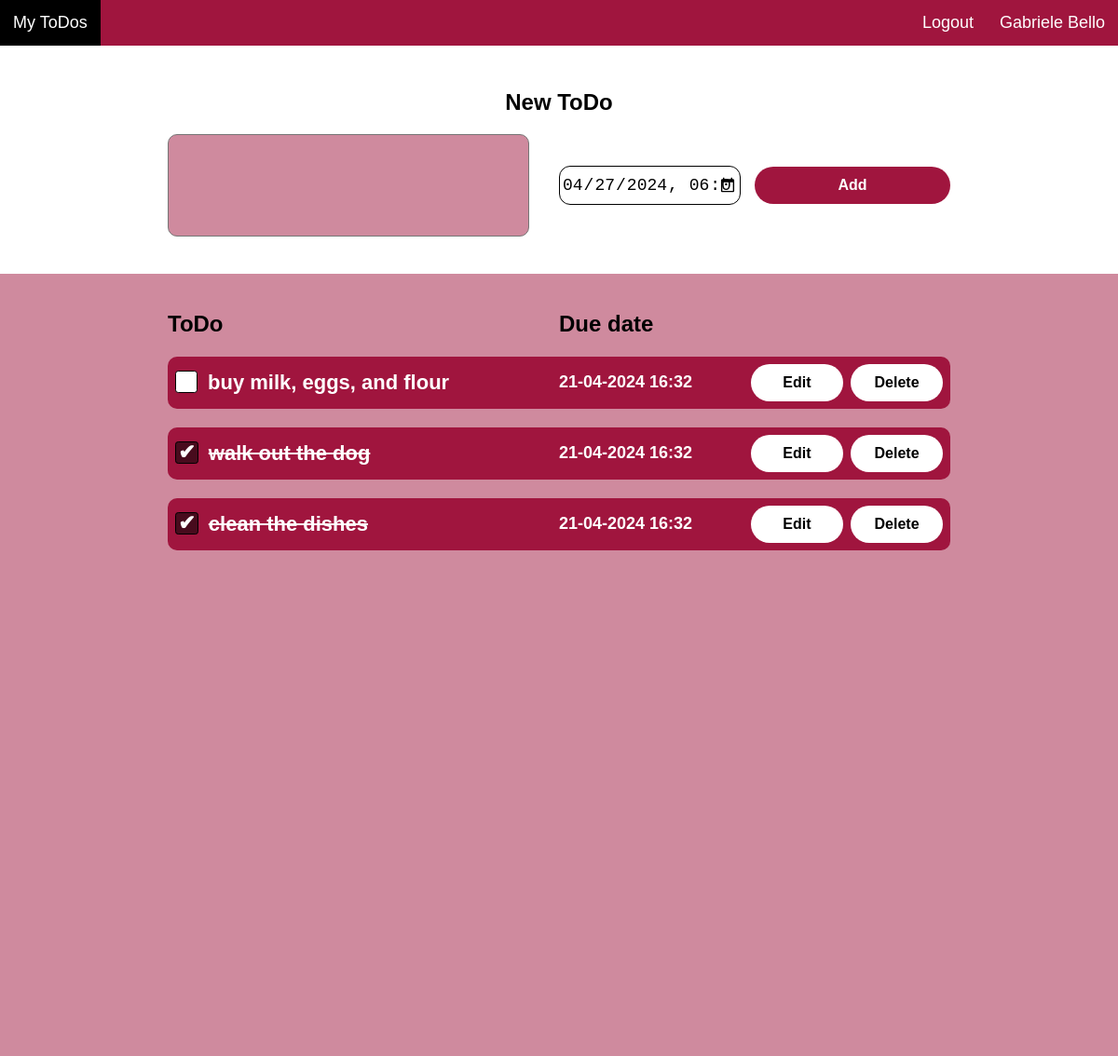
/ (signed in), run on an earlier commit of the app's database.
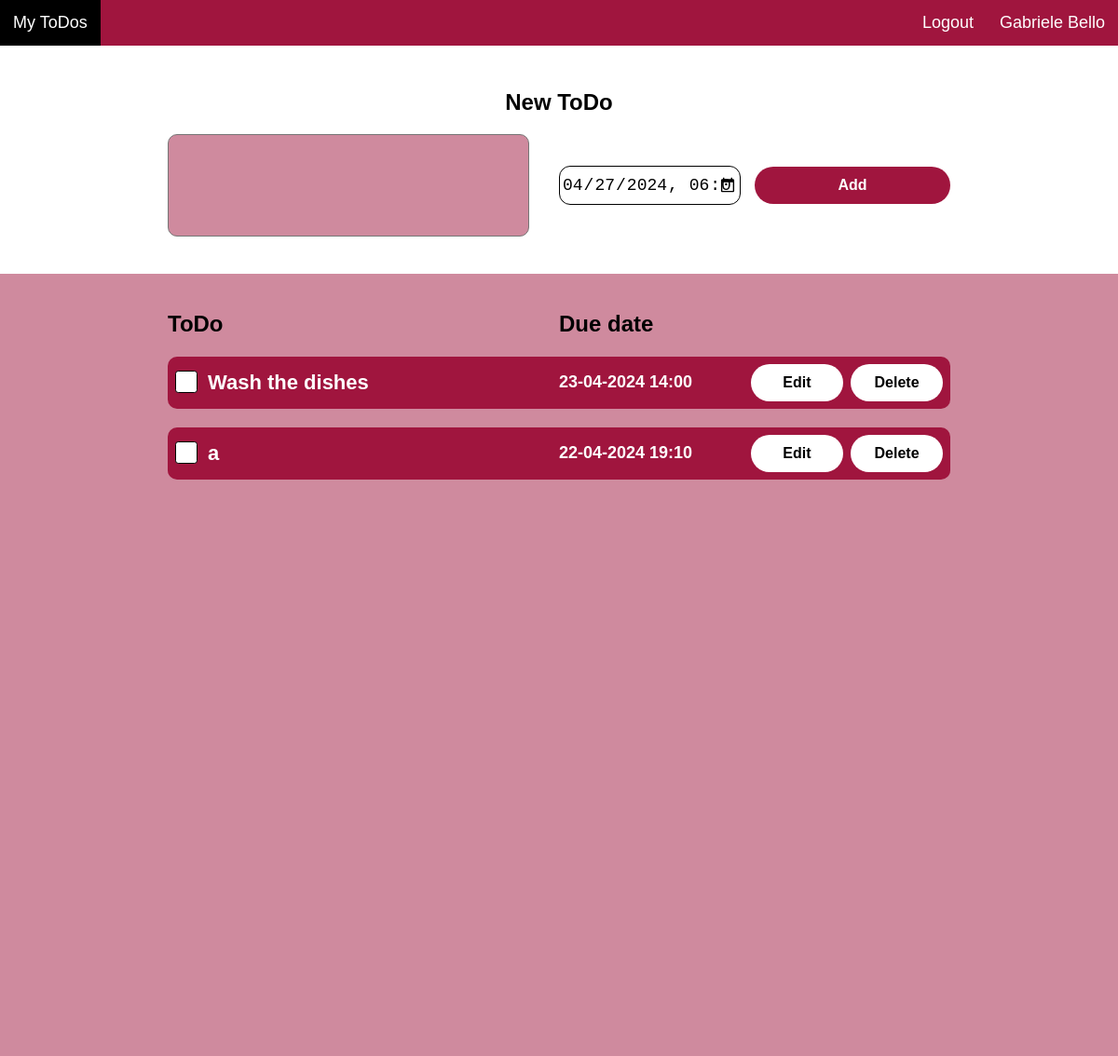
And on a later commit of the database.
### app/models.py (models this page shows)
class ToDo(db.Model):
  id = db.Column(db.Integer, primary_key=True)
  text = db.Column(db.String(10000))
  status = db.Column(db.Boolean)
  date = db.Column(db.DateTime(timezone=True), default=func.now())
  user_id = db.Column(db.Integer, db.ForeignKey("user.id"))

### app/views.py (the view)
@views.route("/", methods=["GET", "POST"])
@login_required
def dashboard():
  now = datetime.now()
  now = now.strftime("%Y-%m-%dT%H:%M")
  if request.method == "POST":
    todo = request.form.get("todo")
    date = datetime.strptime(request.form.get("date"), '%Y-%m-%dT%H:%M')
    print(date)
    if len(todo) < 1:
      flash("Insert text.", category="error")
    else:
      new_todo = ToDo(text=todo, date=date, user_id=current_user.id, status=False)
      db.session.add(new_todo)
      db.session.commit()
      flash("ToDo created!", category="success")
    return render_template("dashboard.html", user=current_user, now=now)
  elif request.method == "GET":
    return render_template("dashboard.html", user=current_user, now=now)

### app/views.py (called while the page is built)
@views.context_processor
def my_utility_processor():
  def convert_date(date):
    return date.strftime("%d-%m-%Y %H:%M")
  return dict(convert_date=convert_date)

### main.py (called while the page is built)
@login_manager.user_loader
def load_user(id):
  return User.query.get(int(id))

### templates/dashboard.html (shortened to what this page needs)
{% extends "layout.html" %}
{% block main %}
<div class="todo-form-div">
  <h1>New ToDo</h1>
  <form method="post" action="/" class="todo-form">
    <textarea name="todo" class="todo-textarea"></textarea>
    <input class="todo-date" type="datetime-local" name="date" value="{{now}}" min="{{now}}">
    <button type="submit" class="main-button">Add</button>
  </form>
</div>
<div class="bottom-div">
  <div class="todos-header"><div>ToDo</div><div>Due date</div></div>
  <ul class="todos-list">
    {% for todo in user.todos %}
      <li class="todos-list-{{ todo.id }}">
        {% if todo.status == true %}
        <div class="checkbox-container checkbox-container-{{ todo.id }}">
          <label for="checkbox{{ todo.id }}"><span class="todo-text-{{ todo.id }}">{{ todo.text }}</span></label>
        </div>
        {% else %}
        <div class="checkbox-container checkbox-container-{{ todo.id }}">
          <label for="checkbox{{ todo.id }}"><span class="todo-text-{{ todo.id }}">{{ todo.text }}</span></label>
        </div>
        {% endif %}
        <div class="date-text date-text-{{todo.id}}">{{convert_date(todo.date)}}</div>
        <button data-id="{{ todo.id }}" id="editButton" class="edit-button edit-button-{{ todo.id }} sec-button">Edit</button>
        <button class="sec-button delete-button-{{ todo.id }}" data-id="{{ todo.id }}" id="deleteButton">Delete</button>
      </li>
    {% endfor %}
  </ul>
</div>
{% endblock %}

What changed in the data, as far as the page shows it:
removed ToDo: text "buy milk, eggs, and flour", date "21-04-2024 16:32"
removed ToDo: text "clean the dishes", date "21-04-2024 16:32"
added ToDo: text "Wash the dishes", date "23-04-2024 14:00"
changed ToDo (number 2 of 2 on the later page): status True → False (drawn); date "21-04-2024 16:32" → "22-04-2024 19:10"; text "walk out the dog" → "a"
